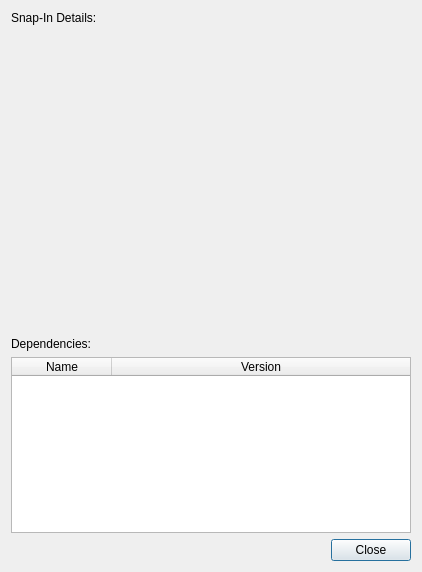
<?xml version="1.0" encoding="UTF-8"?>
<ui version="4.0">
 <class>CompositeSnapInDetailsDialog</class>
 <widget class="QDialog" name="CompositeSnapInDetailsDialog">
  <property name="geometry">
   <rect>
    <x>0</x>
    <y>0</y>
    <width>419</width>
    <height>572</height>
   </rect>
  </property>
  <property name="windowTitle">
   <string>Dialog</string>
  </property>
  <layout class="QGridLayout" name="gridLayout">
   <item row="2" column="0">
    <widget class="QLabel" name="label">
     <property name="text">
      <string>Dependencies:</string>
     </property>
    </widget>
   </item>
   <item row="4" column="0">
    <widget class="QDialogButtonBox" name="buttonBox">
     <property name="standardButtons">
      <set>QDialogButtonBox::Close</set>
     </property>
    </widget>
   </item>
   <item row="3" column="0">
    <widget class="QTableWidget" name="tableWidget">
     <attribute name="horizontalHeaderStretchLastSection">
      <bool>true</bool>
     </attribute>
     <column>
      <property name="text">
       <string>Name</string>
      </property>
     </column>
     <column>
      <property name="text">
       <string>Version</string>
      </property>
     </column>
    </widget>
   </item>
   <item row="1" column="0">
    <widget class="::preferences_editor::SnapInDetailsWidget" name="snapInWidget" native="true">
     <property name="minimumSize">
      <size>
       <width>400</width>
       <height>300</height>
      </size>
     </property>
    </widget>
   </item>
   <item row="0" column="0">
    <widget class="QLabel" name="label_2">
     <property name="text">
      <string>Snap-In Details:</string>
     </property>
    </widget>
   </item>
  </layout>
 </widget>
 <customwidgets>
  <customwidget>
   <class>::preferences_editor::SnapInDetailsWidget</class>
   <extends>QWidget</extends>
   <header>snapindetailswidget.h</header>
   <container>1</container>
  </customwidget>
 </customwidgets>
 <resources/>
 <connections>
  <connection>
   <sender>buttonBox</sender>
   <signal>clicked(QAbstractButton*)</signal>
   <receiver>CompositeSnapInDetailsDialog</receiver>
   <slot>close()</slot>
   <hints>
    <hint type="sourcelabel">
     <x>209</x>
     <y>550</y>
    </hint>
    <hint type="destinationlabel">
     <x>209</x>
     <y>285</y>
    </hint>
   </hints>
  </connection>
 </connections>
</ui>
